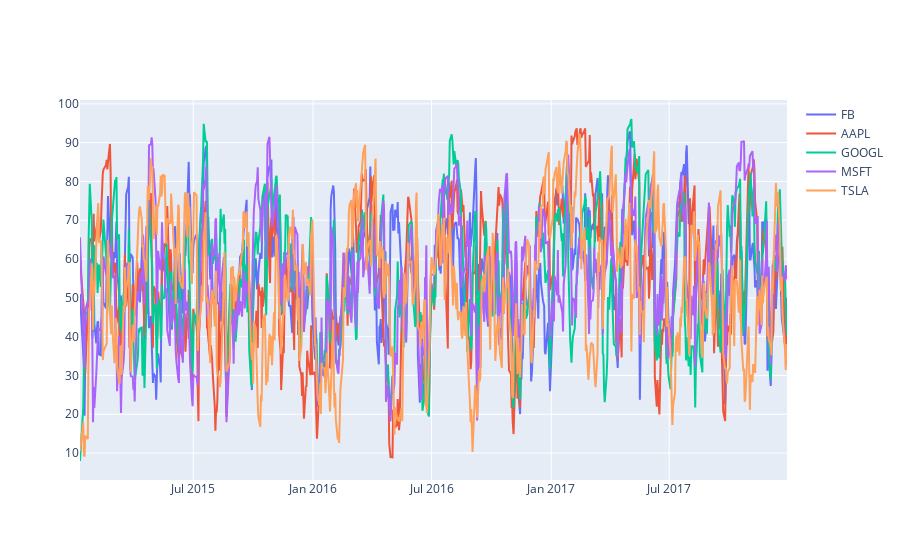

Source (notebook cell):
### Markdown cell above
In the user interface below, I've made use of two counter variables to keep the main while loop in check, while also including further while loops to handle exceptions. The main while loop will execute as long as the number provided by the user does not exceed the number of default stocks and must not be less than 1, and appends the user's stock choices into an empty list. I have used the default stock list to compare for duplicate names, and will only display unchosen stock on subsequent loops. Once the user has reached the number of stocks they've specified, the code will then ask for the four preferences, and will execute the for loop to fetch the stock data from Yahoo's website if all input is accurate. Upon completion of the API call, we'll then call the function to display the chart based on the user's preferences. 

The stock list in the variable stock was provided as the default list by the instructor, but please note that after testing for dates separately, I've found that FB and TSLA only IPO-ed after 1 January 2010. For the purpose of this method, I've tried to replicate the instructor's sample output as closely as possible, which includes use of the default stock list. Using a for loop to fetch the data, I appended each dataframe into an empty list variable for unpacking in the function call later on. 

Additionally, to ensure that the user sticks to the "YYYY-MM-dd" format as a requirement, I converted the string into a datetime object, and subsequently a formatted string object, before converting it into a timestamp using the datetime module - an alternative would be to use the pandas to_datetime() function. 

Finally, just to note that the Open, Close, High, Low and Volume fetched by this website seems to have been adjusted, with splits accounted for. In Alpha Vantage's API, I'd noticed that the five columns were raw data instead.

### Code cell
stock = ["FB", "AAPL", "AMZN", "IBM", "GOOGL", "MSFT", "NAV", "O", "QCOM", "TSLA"]
counter = 0
stock_list = []
nl = '\n'
stock_number = 1
dfs = []

while True:
    in_1 = input("Please enter number of stocks: ")
    print()
    
    try:
        if in_1.isnumeric() == False:
            raise ValueError
        elif int(in_1) > len(stock) or int(in_1) < 1:
            raise ValueError
        else:
            in_1 = int(in_1)
            break

    except ValueError:
        print("Stock number is invalid.")
        print()

while counter < len(stock): 
    if in_1 < len(stock):
        try:
            print(f"Displaying stocks to be selected: {nl}{nl.join([i for i in stock if i not in stock_list])}")
            print()
            in_2 = input(f"Please choose stock number {stock_number}: ").upper()
            print()
            
            if in_2 not in stock:
                raise ValueError
        
            stock_list.append(in_2)
            counter += 1

            if stock_number == in_1:
                print(f"Displaying remaining unselected stock: {nl}{nl.join([i for i in stock if i not in stock_list])}")
                print()
                
                while True: 
                    try:
                        pref_1 = input("Please advise on RSI Calculation Method (EMWA or SMA): ").upper()
                        
                        if pref_1 != "EMWA" and pref_1 != "SMA":
                            raise ValueError
                            
                        else:
                            break
            
                    except ValueError:
                        print("Please only key in EMWA or SMA")
                    
                while True:
                    try:
                        pref_2 = input("Please enter Moving Window Range: ")
                        
                        if pref_2.isnumeric() == False:
                            raise ValueError
                        
                        else:
                            pref_2 = int(pref_2)
                            break
                    
                    except ValueError:
                        print("Please enter a numerical value.")
                
                while True:                 
                    pref_3 = input("Please enter start date between 2010-01-01 and 2017-12-31 in YYYY-MM-DD format: ")

                    try:
                        if datetime.strptime(pref_3,"%Y-%m-%d") < datetime.strptime("2010-01-01","%Y-%m-%d") or datetime.strptime(pref_3,"%Y-%m-%d") >= datetime.strptime("2017-12-31","%Y-%m-%d"):
                            raise ValueError
                        
                        elif pref_3 != datetime.strptime(pref_3,"%Y-%m-%d").strftime("%Y-%m-%d"):
                            raise ValueError
                            
                        else:
                            dt1 = datetime.strptime(pref_3,"%Y-%m-%d").strftime("%Y-%m-%d")
                            start_date1 = int(round(datetime.strptime(dt1,"%Y-%m-%d").timestamp()))
                            break

                    except ValueError:
                        print("Incorrect date time format or date. Please enter valid date in YYYY-MM-DD format.")
                    
                while True:
                    pref_4 = input("Please enter end date between 2010-01-01 and 2017-12-31 in YYYY-MM-DD format: ") 
                           
                    try: 
                        if datetime.strptime(pref_4,"%Y-%m-%d") <= datetime.strptime(pref_3,"%Y-%m-%d") or datetime.strptime(pref_4,"%Y-%m-%d") > datetime.strptime("2017-12-31","%Y-%m-%d"):
                            raise ValueError
                        
                        elif pref_4 != datetime.strptime(pref_4,"%Y-%m-%d").strftime("%Y-%m-%d"):
                            raise ValueError
                        
                        else:
                            dt2 = datetime.strptime(pref_4,"%Y-%m-%d").strftime("%Y-%m-%d")
                            end_date1 = int(round(datetime.strptime(dt2,"%Y-%m-%d").timestamp()))
                            break
                    
                    except ValueError:
                        print("Incorrect date time format or date. Please enter valid date in YYYY-MM-DD format.")

                for i in stock_list: 
                    df = pd.read_csv(
                            f"https://query1.finance.yahoo.com/v7/finance/download/{i}?period1={start_date1}&period2={end_date1}&interval=1d&events=history&includeAdjustedClose=true")
                    dfs.append(df)

                RSI_calculator(pref_2,pref_1,*dfs,fin=stock_list)

                counter = len(stock)
                break
                
            stock_number += 1 

        except ValueError:
            print("Stock name is invalid. Please try again.")
            print()
        
    else:
        print(f"Displaying all stocks to be calculated: {nl}{nl.join(stock)}")
        print()
        stock_list = stock
        
        while True: 
            try:
                pref_1 = input("Please advise on RSI Calculation Method (EMWA or SMA): ").upper()
                
                if pref_1 != "EMWA" and pref_1 != "SMA":
                    raise ValueError
                    
                else:    
                    break

            except ValueError:
                print("Please only key in EMWA or SMA")
        
        while True:
            try:
                pref_2 = input("Please enter Moving Window Range: ")

                if pref_2.isnumeric() == False:
                    raise ValueError

                else:
                    pref_2 = int(pref_2)
                    break

            except ValueError:
                print("Please enter a numerical value.")

        while True:                 
            pref_3 = input("Please enter start date between 2010-01-01 and 2017-12-31 in YYYY-MM-DD format: ")

            try:
                if datetime.strptime(pref_3,"%Y-%m-%d") < datetime.strptime("2010-01-01","%Y-%m-%d") or datetime.strptime(pref_3,"%Y-%m-%d") >= datetime.strptime("2017-12-31","%Y-%m-%d"):
                    raise ValueError

                elif pref_3 != datetime.strptime(pref_3,"%Y-%m-%d").strftime("%Y-%m-%d"):
                    raise ValueError

                else:
                    dt1 = datetime.strptime(pref_3,"%Y-%m-%d").strftime("%Y-%m-%d")
                    start_date1 = int(round(datetime.strptime(dt1,"%Y-%m-%d").timestamp()))
                    break

            except ValueError:
                print("Incorrect date time format or date. Please enter valid date in YYYY-MM-DD format.")

        while True:
            pref_4 = input("Please enter end date between 2010-01-01 and 2017-12-31 in YYYY-MM-DD format: ") 

            try: 
                if datetime.strptime(pref_4,"%Y-%m-%d") <= datetime.strptime(pref_3,"%Y-%m-%d") or datetime.strptime(pref_4,"%Y-%m-%d") > datetime.strptime("2017-12-31","%Y-%m-%d"):
                    raise ValueError

                elif pref_4 != datetime.strptime(pref_4,"%Y-%m-%d").strftime("%Y-%m-%d"):
                    raise ValueError

                else:
                    dt2 = datetime.strptime(pref_4,"%Y-%m-%d").strftime("%Y-%m-%d")
                    end_date1 = int(round(datetime.strptime(dt2,"%Y-%m-%d").timestamp()))
                    break

            except ValueError:
                print("Incorrect date time format or date. Please enter valid date in YYYY-MM-DD format.")

        for i in stock_list: 
            df = pd.read_csv(
                    f"https://query1.finance.yahoo.com/v7/finance/download/{i}?period1={start_date1}&period2={end_date1}&interval=1d&events=history&includeAdjustedClose=true")
            dfs.append(df)

        RSI_calculator(pref_2,pref_1,*dfs,fin=stock_list)

        counter = len(stock)
        stock_number = len(stock)
        
        break

### Figure 1 — Plotly figure (JSON) as saved in the notebook; plotly's stock layout.template omitted (floating-point values rounded to 4 significant figures; data arrays with more than 128 entries replaced by an {"elided": "..."} marker saying what was removed)
{"data": [{"name": "FB", "type": "scatter", "x": {"elided": "745 str values"}, "y": {"elided": "745 float values"}}, {"name": "AAPL", "type": "scatter", "x": {"elided": "745 str values"}, "y": {"elided": "745 float values"}}, {"name": "GOOGL", "type": "scatter", "x": {"elided": "745 str values"}, "y": {"elided": "745 float values"}}, {"name": "MSFT", "type": "scatter", "x": {"elided": "745 str values"}, "y": {"elided": "745 float values"}}, {"name": "TSLA", "type": "scatter", "x": {"elided": "745 str values"}, "y": {"elided": "745 float values"}}], "layout": {}}
